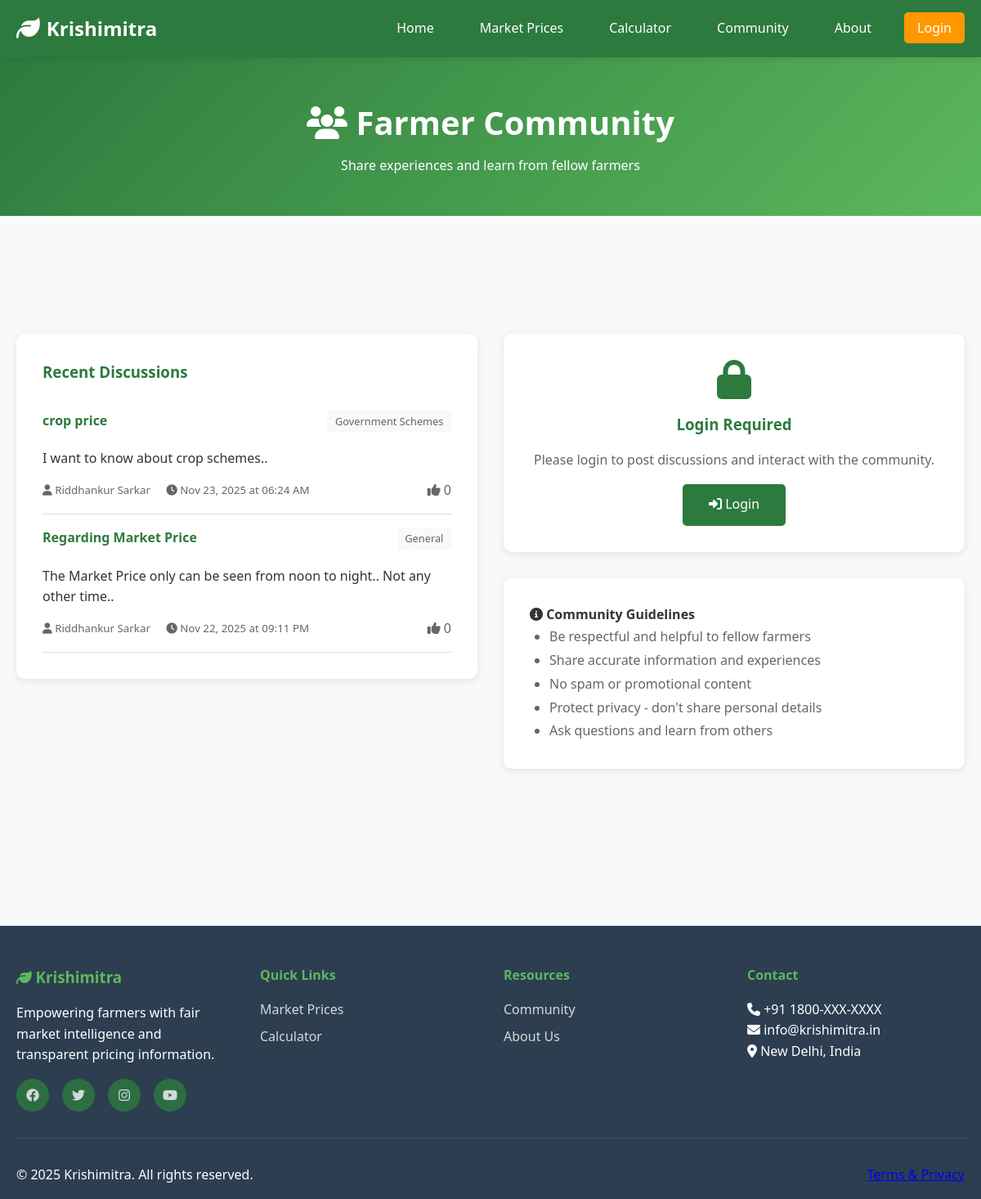
The app's page /community with its own data.
### models.py (models this page shows, shortened)
class CommunityPost(db.Model):
    __tablename__ = 'community_posts'
    id = db.Column(db.Integer, primary_key=True)
    user_id = db.Column(db.Integer, db.ForeignKey('users.id'), nullable=False)
    title = db.Column(db.String(200), nullable=False)
    content = db.Column(db.Text, nullable=False)
    category = db.Column(db.String(50))
    likes = db.Column(db.Integer, default=0)
    created_at = db.Column(db.DateTime, default=datetime.utcnow)
    updated_at = db.Column(db.DateTime, default=datetime.utcnow, onupdate=datetime.utcnow)

class User(UserMixin, db.Model):
    __tablename__ = 'users'
    id = db.Column(db.Integer, primary_key=True)
    full_name = db.Column(db.String(100), nullable=False)
    email = db.Column(db.String(120), unique=True, nullable=False, index=True)
    phone = db.Column(db.String(15), unique=True, nullable=False)
    password_hash = db.Column(db.String(256), nullable=False)
    user_type = db.Column(db.String(20), nullable=False)  # farmer, ngo, trader
    state = db.Column(db.String(50))
    district = db.Column(db.String(50))
    farm_size = db.Column(db.Float)
    primary_crops = db.Column(db.String(500))  # Comma-separated crop names
    created_at = db.Column(db.DateTime, default=datetime.utcnow)
    last_login = db.Column(db.DateTime)
    is_active = db.Column(db.Boolean, default=True)
    posts = db.relationship('CommunityPost', backref='author', lazy=True, cascade='all, delete-orphan')

### app.py (the view, shortened to what this page needs)
@app.route('/community', methods=['GET', 'POST'])
def community():
    posts = CommunityPost.query\
        .order_by(CommunityPost.created_at.desc())\
        .limit(10)\
        .all()
    posts_data = []
    for post in posts:
        author = User.query.get(post.user_id)
        posts_data.append({
            'id': post.id,
            'title': post.title,
            'content': post.content,
            'excerpt': post.content[:100] + '...' if len(post.content) > 100 else post.content,
            'category': post.category,
            'likes': post.likes,
            'author': author.full_name if author else 'Unknown',
            'created_at': post.created_at.strftime('%b %d, %Y at %I:%M %p'),
            'user_id': post.user_id
        })
    return render_template('community.html',
                         posts=posts_data,
                         current_user=current_user)

### templates/community.html (shortened to what this page needs)
{% extends "base.html" %}
{% block content %}
<div class="page-header">
    <div class="container">
        <h1><i class="fas fa-users"></i> Farmer Community</h1>
        <p>Share experiences and learn from fellow farmers</p>
    </div>
</div>
<section>
    <div class="container">
        <div class="grid grid-2">
            <div>
                <div class="card">
                    <h3>Recent Discussions</h3>
                    {% if posts %}
                        {% for post in posts %}
                        <div style="border-bottom: 1px solid var(--border-color); padding: 1rem 0;">
                            <div style="display: flex; justify-content: space-between; align-items: start;">
                                <h4 style="margin-bottom: 0.5rem; flex: 1;">
                                    <a href="#" style="color: var(--primary-color); text-decoration: none;">{{ post.title }}</a>
                                </h4>
                                {% if post.category %}
                                <span style="background-color: var(--light-bg); padding: 0.2rem 0.6rem; border-radius: 3px; font-size: 0.8rem; color: var(--text-light);">
                                    {{ post.category }}
                                </span>
                                {% endif %}
                            </div>
                            <p style="color: var(--text-dark); margin: 0.8rem 0; line-height: 1.6;">{{ post.excerpt }}</p>
                            <div style="display: flex; justify-content: space-between; align-items: center; margin-top: 0.5rem;">
                                <small style="color: var(--text-light);">
                                    <i class="fas fa-user"></i> {{ post.author }}
                                    <span style="margin-left: 1rem;">
                                        <i class="fas fa-clock"></i> {{ post.created_at }}
                                    </span>
                                </small>
                                <div>
                                    {% if current_user.is_authenticated %}
                                    <button class="like-btn" data-post-id="{{ post.id }}" style="background: none; border: none; cursor: pointer; padding: 0.5rem;">
                                        <i class="fas fa-thumbs-up" style="color: var(--primary-color);"></i>
                                        <span class="like-count">{{ post.likes }}</span>
                                    </button>
                                    {% else %}
                                    <span style="color: var(--text-light);">
                                        <i class="fas fa-thumbs-up"></i> {{ post.likes }}
                                    </span>
                                    {% endif %}
                                </div>
                            </div>
                        </div>
                        {% endfor %}
                    {% else %}
                        <div style="text-align: center; padding: 2rem; color: var(--text-light);">
                            <i class="fas fa-comments fa-3x" style="margin-bottom: 1rem;"></i>
                            <p>No discussions yet. Be the first to start a conversation!</p>
                        </div>
                    {% endif %}
                </div>
            </div>
            <div>
                {% if current_user.is_authenticated %}
                <div class="card">
                    <h3><i class="fas fa-plus"></i> Start a Discussion</h3>
                    <form method="POST" action="{{ url_for('community') }}">
                        <div class="form-group">
                            <label for="title">Title *</label>
                            <input type="text" id="title" name="title" class="form-control"
                                   placeholder="What's your topic?" required maxlength="200">
                        </div>
                        <div class="form-group">
                            <label for="category">Category</label>
                            <select id="category" name="category" class="form-control">
                                <option value="Market Prices">Market Prices</option>
                                <option value="Transport">Transport</option>
                                <option value="Government Schemes">Government Schemes</option>
                                <option value="Pest Control">Pest Control</option>
                                <option value="Farming Tips">Farming Tips</option>
                                <option value="Weather">Weather</option>
                                <option value="General">General</option>
                            </select>
                        </div>
                        <div class="form-group">
                            <label for="content">Content *</label>
                            <textarea id="content" name="content" class="form-control" rows="5"
                                      placeholder="Share your thoughts, experiences, or questions..." required></textarea>
                        </div>
                        <button type="submit" class="btn btn-primary" style="width: 100%;">
                            <i class="fas fa-paper-plane"></i> Post Discussion
                        </button>
                    </form>
                </div>
                {% else %}
                <div class="card" style="text-align: center; padding: 2rem;">
                    <i class="fas fa-lock fa-3x text-primary mb-1"></i>
                    <h3>Login Required</h3>
                    <p style="color: var(--text-light); margin: 1rem 0;">
                        Please login to post discussions and interact with the community.
                    </p>
                    <a href="{{ url_for('login') }}" class="btn btn-primary">
                        <i class="fas fa-sign-in-alt"></i> Login
                    </a>
                </div>
                {% endif %}
                <div class="card mt-2">
                    <h4><i class="fas fa-info-circle"></i> Community Guidelines</h4>
                    <ul style="line-height: 1.8; color: var(--text-light); padding-left: 1.5rem;">
                        <li>Be respectful and helpful to fellow farmers</li>
                        <li>Share accurate information and experiences</li>
                        <li>No spam or promotional content</li>
                        <li>Protect privacy - don't share personal details</li>
                        <li>Ask questions and learn from others</li>
                    </ul>
                </div>
            </div>
        </div>
    </div>
</section>
{% endblock %}

### static/css/style.css (style rules this page uses)
* { margin: 0; padding: 0; box-sizing: border-box; }
:root { --primary-color: #2d7a3e; --secondary-color: #5cb85c; --accent-color: #ff9800; --dark-color: #2c3e50; --light-bg: #f8f9fa; --white: #ffffff; --text-dark: #333333; --text-light: #666666; --border-color: #ddd; --shadow: 0 2px 10px rgba(0,0,0,0.1); --shadow-lg: 0 4px 20px rgba(0,0,0,0.15); }
body { font-family: 'Segoe UI', Tahoma, Geneva, Verdana, sans-serif; line-height: 1.6; color: var(--text-dark); background-color: var(--light-bg); }
.container { max-width: 1200px; margin: 0 auto; padding: 0 20px; }
.btn { display: inline-block; padding: 0.8rem 2rem; background-color: rgb(82, 189, 82); color: var(--white); text-decoration: none; border-radius: 5px; border: none; font-size: 1rem; cursor: pointer; transition: all 0.3s ease; }
.btn-primary { background-color: var(--primary-color); }
.card { background-color: var(--white); border-radius: 10px; padding: 2rem; box-shadow: var(--shadow); margin-bottom: 2rem; transition: transform 0.3s ease; }
.card h3 { color: var(--primary-color); margin-bottom: 1rem; }
.grid { display: grid; gap: 2rem; margin: 3rem 0; }
.grid-2 { grid-template-columns: repeat(auto-fit, minmax(300px, 1fr)); }
section { padding: 3rem 0; }
.page-header { background: linear-gradient(135deg, var(--primary-color) 0%, var(--secondary-color) 100%); color: var(--white); padding: 3rem 0; text-align: center; margin-bottom: 3rem; }
.page-header h1 { font-size: 2.5rem; margin-bottom: 0.5rem; }
.text-primary { color: var(--primary-color); }
.mb-1 { margin-bottom: 1rem; }
.mt-2 { margin-top: 2rem; }

### records on screen
CommunityPost: title "crop price", category "Government Schemes", excerpt "I want to know about crop schemes.."
User: author "Riddhankur Sarkar" "Riddhankur Sarkar"
CommunityPost: title "Regarding Market Price", category "General", excerpt "The Market Price only can be seen from noon to night.. Not any other time.."

### other values on screen
{{ post.created_at }} "Nov 23, 2025 at 06:24 AM" "Nov 22, 2025 at 09:11 PM"
{{ post.likes }} "0" "0"
